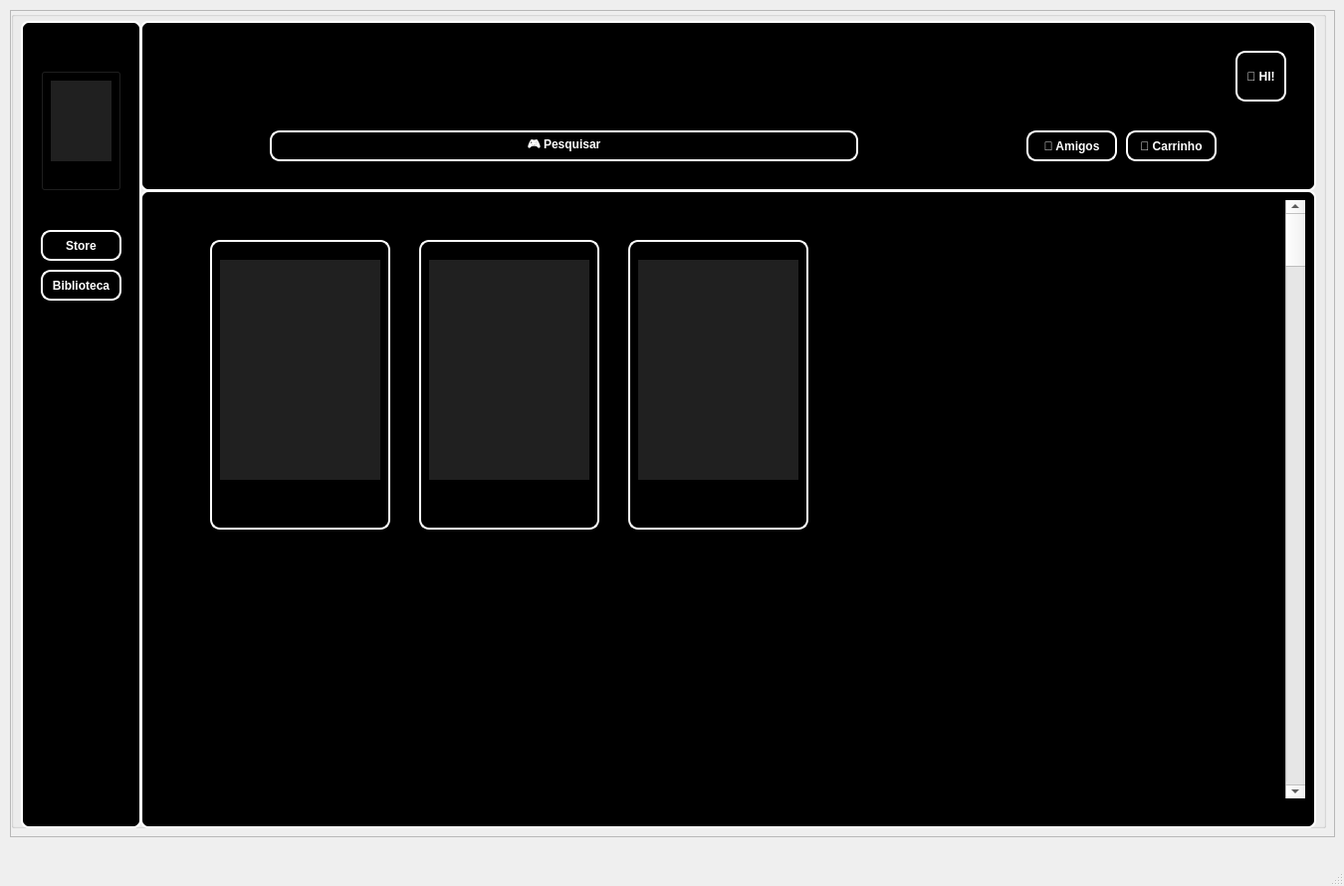
<?xml version="1.0" encoding="UTF-8"?>
<ui version="4.0">
 <class>MainWindow</class>
 <widget class="QMainWindow" name="MainWindow">
  <property name="geometry">
   <rect>
    <x>0</x>
    <y>0</y>
    <width>1350</width>
    <height>890</height>
   </rect>
  </property>
  <property name="windowTitle">
   <string>MainWindow</string>
  </property>
  <widget class="QWidget" name="centralwidget">
   <widget class="QScrollArea" name="scrollArea">
    <property name="geometry">
     <rect>
      <x>10</x>
      <y>10</y>
      <width>1331</width>
      <height>831</height>
     </rect>
    </property>
    <property name="widgetResizable">
     <bool>true</bool>
    </property>
    <widget class="QWidget" name="scrollAreaWidgetContents">
     <property name="geometry">
      <rect>
       <x>0</x>
       <y>0</y>
       <width>1329</width>
       <height>829</height>
      </rect>
     </property>
     <widget class="QGroupBox" name="Barra1">
      <property name="geometry">
       <rect>
        <x>0</x>
        <y>0</y>
        <width>1321</width>
        <height>821</height>
       </rect>
      </property>
      <property name="styleSheet">
       <string notr="true">QFrame { 
		background-color:  #202020; 
		border:  none; 
}</string>
      </property>
      <property name="title">
       <string/>
      </property>
      <widget class="QListWidget" name="Menu1">
       <property name="geometry">
        <rect>
         <x>10</x>
         <y>10</y>
         <width>121</width>
         <height>811</height>
        </rect>
       </property>
       <property name="styleSheet">
        <string notr="true">QFrame { 
		background-color:  #000000; 
		border: 2px solid #FFFFFF;
		border-radius: 8px;
}</string>
       </property>
      </widget>
      <widget class="QPushButton" name="Store">
       <property name="geometry">
        <rect>
         <x>30</x>
         <y>220</y>
         <width>81</width>
         <height>31</height>
        </rect>
       </property>
       <property name="styleSheet">
        <string notr="true">QPushButton {
    background-color: #000000;
    color: white;
    border: 2px solid #FFFFFF;
    border-radius: 10px;
    font-weight: bold;
}

QPushButton:hover {
    background-color: #00FF00;
    color: black;
}</string>
       </property>
       <property name="text">
        <string>Store</string>
       </property>
      </widget>
      <widget class="QPushButton" name="Biblioteca">
       <property name="geometry">
        <rect>
         <x>30</x>
         <y>260</y>
         <width>81</width>
         <height>31</height>
        </rect>
       </property>
       <property name="styleSheet">
        <string notr="true">QPushButton {
    background-color: #000000;
    color: white;
    border: 2px solid #FFFFFF;
    border-radius: 10px;
    font-weight: bold;
}

QPushButton:hover {
    background-color: #00FF00;
    color: black;
}</string>
       </property>
       <property name="text">
        <string>Biblioteca</string>
       </property>
      </widget>
      <widget class="QListWidget" name="Menu2">
       <property name="geometry">
        <rect>
         <x>130</x>
         <y>10</y>
         <width>1181</width>
         <height>171</height>
        </rect>
       </property>
       <property name="styleSheet">
        <string notr="true">QFrame { 
		background-color:  #000000; 
		border: 2px solid #FFFFFF;
		border-radius: 8px;
}</string>
       </property>
      </widget>
      <widget class="QPushButton" name="HOME">
       <property name="geometry">
        <rect>
         <x>30</x>
         <y>60</y>
         <width>81</width>
         <height>121</height>
        </rect>
       </property>
       <property name="autoFillBackground">
        <bool>false</bool>
       </property>
       <property name="styleSheet">
        <string notr="true">QPushButton {
    background-color: #000000;
    color: white;
    font-weight: bold;
}

QPushButton:hover {
    background-color: #808080;
    color: black;
}</string>
       </property>
       <property name="text">
        <string/>
       </property>
      </widget>
      <widget class="QLabel" name="Logo">
       <property name="geometry">
        <rect>
         <x>40</x>
         <y>70</y>
         <width>61</width>
         <height>81</height>
        </rect>
       </property>
       <property name="autoFillBackground">
        <bool>false</bool>
       </property>
       <property name="text">
        <string/>
       </property>
       <property name="pixmap">
        <pixmap resource="Imagens.qrc">:/Logo/WhatsApp Image 2026-10-01 at 15.10.22 (1).jpeg</pixmap>
       </property>
       <property name="scaledContents">
        <bool>true</bool>
       </property>
      </widget>
      <widget class="QPushButton" name="Conta">
       <property name="geometry">
        <rect>
         <x>1230</x>
         <y>40</y>
         <width>51</width>
         <height>51</height>
        </rect>
       </property>
       <property name="font">
        <font>
         <weight>75</weight>
         <bold>true</bold>
        </font>
       </property>
       <property name="styleSheet">
        <string notr="true">QPushButton {
    background-color: #000000;
    color: white;
    border: 2px solid #FFFFFF;
    border-radius: 10px;
    font-weight: bold;
}

QPushButton:hover {
    background-color: #00FF00;
    color: black;
}</string>
       </property>
       <property name="text">
        <string>👤 HI!</string>
       </property>
       <property name="iconSize">
        <size>
         <width>100</width>
         <height>100</height>
        </size>
       </property>
      </widget>
      <widget class="QPushButton" name="Amigos">
       <property name="geometry">
        <rect>
         <x>1020</x>
         <y>120</y>
         <width>91</width>
         <height>31</height>
        </rect>
       </property>
       <property name="styleSheet">
        <string notr="true">QPushButton {
    background-color: #000000;
    color: white;
    border: 2px solid #FFFFFF;
    border-radius: 10px;
    font-weight: bold;
}

QPushButton:hover {
    background-color: #00FF00;
    color: black;
}</string>
       </property>
       <property name="text">
        <string>👥 Amigos</string>
       </property>
      </widget>
      <widget class="QPushButton" name="Carrinho">
       <property name="geometry">
        <rect>
         <x>1120</x>
         <y>120</y>
         <width>91</width>
         <height>31</height>
        </rect>
       </property>
       <property name="styleSheet">
        <string notr="true">QPushButton {
    background-color: #000000;
    color: white;
    border: 2px solid #FFFFFF;
    border-radius: 10px;
    font-weight: bold;
}

QPushButton:hover {
    background-color: #00FF00;
    color: black;
}</string>
       </property>
       <property name="text">
        <string>🛒 Carrinho</string>
       </property>
      </widget>
      <widget class="QPushButton" name="Pesquisar">
       <property name="geometry">
        <rect>
         <x>260</x>
         <y>120</y>
         <width>591</width>
         <height>31</height>
        </rect>
       </property>
       <property name="styleSheet">
        <string notr="true">QPushButton {
    background-color: #000000;
    color: white;
    border: 2px solid #FFFFFF;
    border-radius: 10px;
    font-weight: bold;
}

QPushButton:hover {
    background-color: #00FF00;
    color: black;
}</string>
       </property>
       <property name="text">
        <string>🎮 Pesquisar</string>
       </property>
      </widget>
      <widget class="QListWidget" name="Menu3">
       <property name="geometry">
        <rect>
         <x>130</x>
         <y>180</y>
         <width>1181</width>
         <height>641</height>
        </rect>
       </property>
       <property name="styleSheet">
        <string notr="true">QFrame { 
		background-color:  #000000; 
		border: 2px solid #FFFFFF;
		border-radius: 8px;
}</string>
       </property>
      </widget>
      <widget class="QPushButton" name="SELgta6">
       <property name="geometry">
        <rect>
         <x>200</x>
         <y>230</y>
         <width>181</width>
         <height>291</height>
        </rect>
       </property>
       <property name="styleSheet">
        <string notr="true">QPushButton {
    background-color: #000000;
    color: white;
    border: 2px solid #FFFFFF;
    border-radius: 10px;
    font-weight: bold;
}

QPushButton:hover {
    background-color: #808080;
    color: black;
}</string>
       </property>
       <property name="text">
        <string notr="true"/>
       </property>
       <property name="autoDefault">
        <bool>false</bool>
       </property>
       <property name="flat">
        <bool>false</bool>
       </property>
      </widget>
      <widget class="QLabel" name="GTA6_2">
       <property name="geometry">
        <rect>
         <x>210</x>
         <y>250</y>
         <width>161</width>
         <height>221</height>
        </rect>
       </property>
       <property name="text">
        <string/>
       </property>
       <property name="pixmap">
        <pixmap resource="GTA6.qrc">:/GTA6/images.jfif</pixmap>
       </property>
       <property name="scaledContents">
        <bool>true</bool>
       </property>
      </widget>
      <widget class="QPushButton" name="SELMspider">
       <property name="geometry">
        <rect>
         <x>410</x>
         <y>230</y>
         <width>181</width>
         <height>291</height>
        </rect>
       </property>
       <property name="styleSheet">
        <string notr="true">QPushButton {
    background-color: #000000;
    color: white;
    border: 2px solid #FFFFFF;
    border-radius: 10px;
    font-weight: bold;
}

QPushButton:hover {
    background-color: #808080;
    color: black;
}</string>
       </property>
       <property name="text">
        <string notr="true"/>
       </property>
       <property name="autoDefault">
        <bool>false</bool>
       </property>
       <property name="flat">
        <bool>false</bool>
       </property>
      </widget>
      <widget class="QLabel" name="Mspider">
       <property name="geometry">
        <rect>
         <x>420</x>
         <y>250</y>
         <width>161</width>
         <height>221</height>
        </rect>
       </property>
       <property name="text">
        <string/>
       </property>
       <property name="pixmap">
        <pixmap resource="Imagens.qrc">:/Mspider/images (68).jpg</pixmap>
       </property>
       <property name="scaledContents">
        <bool>true</bool>
       </property>
      </widget>
      <widget class="QPushButton" name="SELMinecraft">
       <property name="geometry">
        <rect>
         <x>620</x>
         <y>230</y>
         <width>181</width>
         <height>291</height>
        </rect>
       </property>
       <property name="styleSheet">
        <string notr="true">QPushButton {
    background-color: #000000;
    color: white;
    border: 2px solid #FFFFFF;
    border-radius: 10px;
    font-weight: bold;
}

QPushButton:hover {
    background-color: #808080;
    color: black;
}</string>
       </property>
       <property name="text">
        <string notr="true"/>
       </property>
       <property name="autoDefault">
        <bool>false</bool>
       </property>
       <property name="flat">
        <bool>false</bool>
       </property>
      </widget>
      <widget class="QLabel" name="Minecraft">
       <property name="geometry">
        <rect>
         <x>630</x>
         <y>250</y>
         <width>161</width>
         <height>221</height>
        </rect>
       </property>
       <property name="text">
        <string/>
       </property>
       <property name="pixmap">
        <pixmap resource="Imagens.qrc">:/Minecraft/3cdc624293ae885a197906ba94b1475a.png</pixmap>
       </property>
       <property name="scaledContents">
        <bool>true</bool>
       </property>
      </widget>
     </widget>
     <widget class="QScrollBar" name="Scroll1">
      <property name="geometry">
       <rect>
        <x>1280</x>
        <y>190</y>
        <width>20</width>
        <height>601</height>
       </rect>
      </property>
      <property name="styleSheet">
       <string notr="true">QScrollBar:vertical {
    background: #FOFOFO;
    width: 10px;
}

QScrollBar::handle:vertical {
    background: #00FF00;
    border-radius: 5px;
}
</string>
      </property>
      <property name="orientation">
       <enum>Qt::Vertical</enum>
      </property>
     </widget>
    </widget>
   </widget>
  </widget>
  <widget class="QMenuBar" name="menubar">
   <property name="geometry">
    <rect>
     <x>0</x>
     <y>0</y>
     <width>1350</width>
     <height>21</height>
    </rect>
   </property>
  </widget>
  <widget class="QStatusBar" name="statusbar"/>
 </widget>
 <resources>
  <include location="Imagens.qrc"/>
  <include location="GTA6.qrc"/>
 </resources>
 <connections/>
</ui>
